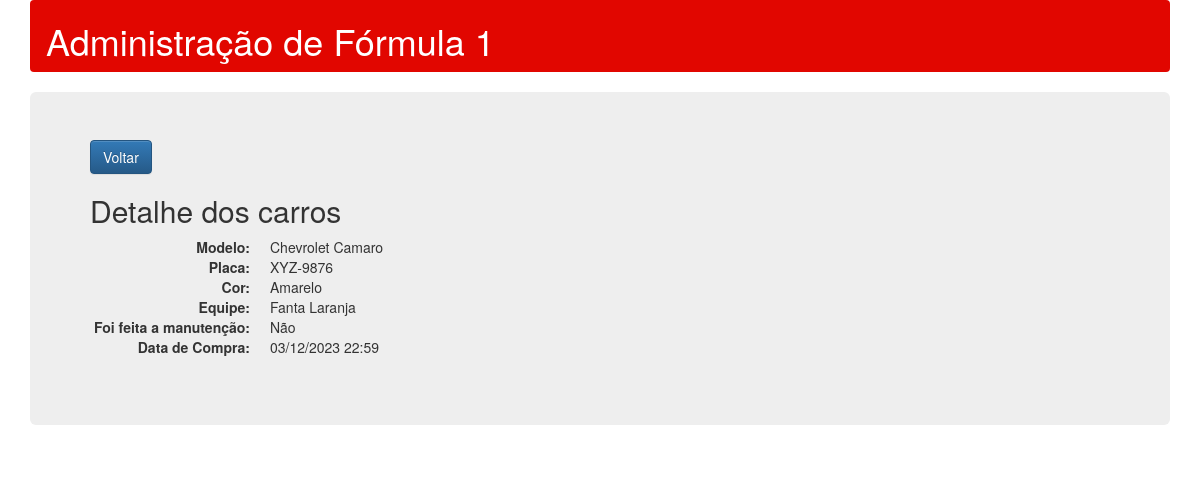
The page /carros/1/ on the database its author committed.
### formulaum/models.py (models this page shows, shortened)
class Carro(Model):
    modelo = CharField(max_length=50)
    placa = CharField(max_length=10)
    ano = CharField(max_length=4, null=True, blank=True)
    cor = CharField(max_length=50, null=True, blank=True)
    equipe = ForeignKey(Equipe, on_delete=models.CASCADE)
    data_de_compra = DateTimeField(auto_now_add=True,
                                   verbose_name='Data de compra')
    feita_manutencao = BooleanField(default=False,
                                    verbose_name='Foi feita manutenção?')
    observacao = TextField(null=True, blank=True)
    class Meta:
      ordering = ['-data_de_compra']

class Equipe(Model):
    nome = CharField(max_length=50)
    data_de_ingresso_no_campeonato = DateTimeField(
        auto_now_add=True, verbose_name='Data de ingresso no campeonato')
    pais = CharField(max_length=100)
    cidade = CharField(max_length=200, null=True, blank=True)
    diretor = CharField(max_length=200, null=True, blank=True)
    funcionarios = CharField(max_length=200, null=True, blank=True)
    observacao = TextField(null=True, blank=True)
    def __str__(self):
      return self.nome
    class Meta:
      ordering = ['-data_de_ingresso_no_campeonato']

### formulaum/views.py (the view)
# urls.py: path('carros/<int:pk>/', CarroDetail.as_view(), name="carro-detail", ),
class CarroDetail(DetailView):
  model = Carro

### formulaum/templates/formulaum/carro_detail.html (shortened to what this page needs)
{% extends "base.html" %}
{% block content %}
      <a class="btn btn-primary" href="/carros/">Voltar</a>
      <div class="page_header">
          <h2>Detalhe dos carros</h2>
      </div>
      <dl class="dl-horizontal">
        <dt>Modelo:</dt>
        <dd>{{ object.modelo }}</dd>
        <dt>Placa:</dt>
        <dd>{{ object.placa }}</dd>
        {% if object.cor %}
          <dt>Cor:</dt>
          <dd>{{ object.cor }}</dd>
        {% endif %}
        <dt>Equipe:</dt>
        <dd>{{ object.equipe }}</dd>
        <dt>Foi feita a manutenção:</dt>
        <dd>{% if item.feita_manutencao %}Sim{% else %}Não{% endif %}</dd>
        <dt>Data de Compra:</dt>
        <dd>{{ object.data_de_compra|date:"d/m/Y H:i"}}</dd>
{% endblock %}

### rows shown on the page
Carro: modelo "Chevrolet Camaro", placa "XYZ-9876", cor "Amarelo", equipe "Fanta Laranja", data_de_compra "03/12/2023 22:59"
